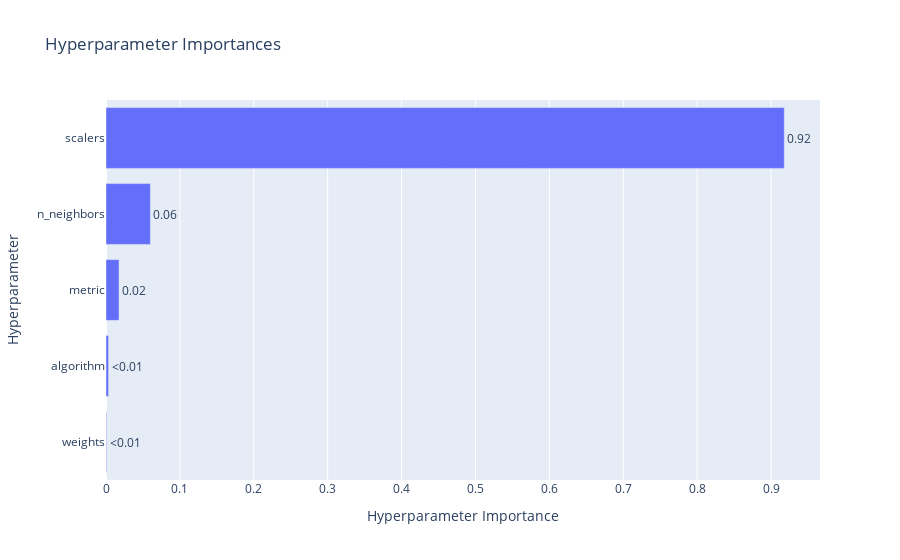

The notebook cell saved with this chart:
### Code cell
# Hyperparameter importances

optuna.visualization.plot_param_importances(study_knn)

### Figure 1 — Plotly figure (JSON) as saved in the notebook; plotly's stock layout.template omitted (floating-point values rounded to 4 significant figures)
{"data": [{"cliponaxis": false, "hovertemplate": ["weights (CategoricalDistribution): 0.0008625248453839762<extra></extra>", "algorithm (CategoricalDistribution): 0.003462350257634336<extra></extra>", "metric (CategoricalDistribution): 0.01767768453843115<extra></extra>", "n_neighbors (IntDistribution): 0.06010669768152232<extra></extra>", "scalers (CategoricalDistribution): 0.9178907426770283<extra></extra>"], "name": "Objective Value", "orientation": "h", "text": ["<0.01", "<0.01", "0.02", "0.06", "0.92"], "textposition": "outside", "type": "bar", "x": [0.0008625, 0.003462, 0.01768, 0.06011, 0.9179], "y": ["weights", "algorithm", "metric", "n_neighbors", "scalers"]}], "layout": {"title": {"text": "Hyperparameter Importances"}, "xaxis": {"title": {"text": "Hyperparameter Importance"}}, "yaxis": {"title": {"text": "Hyperparameter"}}}}
